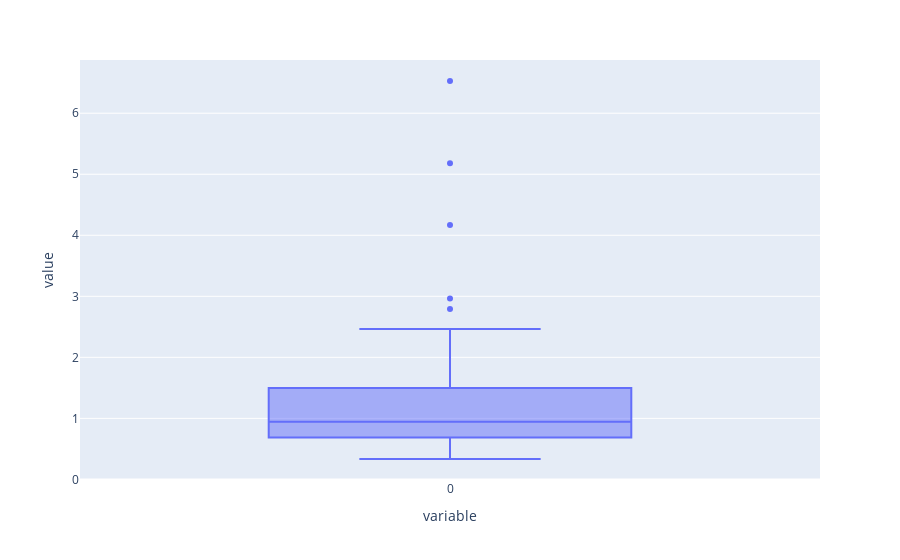

The code cell stored with this chart in its notebook:
### Markdown cell above
## Test RMWD variance contribution (bures distance)

### Code cell
from dynaprot.evaluation import metrics

rmwds = []
for prot in tqdm(dataloader):
    pred = model(prot["aatype"].argmax(dim=-1).to(device), Rigid.from_tensor_4x4(prot["frames"].to(device)), prot["resi_pad_mask"].to(device))
    mask = prot["resi_pad_mask"].bool().to(device)
    true_covars = prot["dynamics_covars"].to(device).float()[mask]
    predicted_covars =  pred["covars"][mask]

    rmwds.append(torch.sqrt(metrics.bures_distance(predicted_covars,true_covars)).item())

px.box(rmwds)

### Figure 1 — Plotly figure (JSON) as saved in the notebook; plotly's stock layout.template omitted (floating-point values rounded to 4 significant figures)
{"data": [{"alignmentgroup": "True", "hovertemplate": "variable=%{x}<br>value=%{y}<extra></extra>", "legendgroup": "", "marker": {"color": "#636efa"}, "name": "", "notched": false, "offsetgroup": "", "orientation": "v", "showlegend": false, "type": "box", "x": ["0", "0", "0", "0", "0", "0", "0", "0", "0", "0", "0", "0", "0", "0", "0", "0", "0", "0", "0", "0", "0", "0", "0", "0", "0", "0", "0", "0", "0", "0", "0", "0", "0", "0", "0", "0", "0", "0", "0", "0", "0", "0", "0", "0", "0", "0", "0", "0", "0", "0", "0", "0", "0", "0", "0", "0", "0", "0", "0", "0", "0", "0", "0", "0", "0", "0", "0", "0", "0", "0", "0", "0", "0", "0", "0", "0", "0", "0", "0", "0", "0", "0"], "x0": " ", "xaxis": "x", "y": [0.6874, 0.9746, 0.3344, 2.0, 1.436, 1.665, 0.9422, 2.792, 2.178, 0.4642, 1.496, 0.5781, 1.318, 1.485, 1.078, 0.52, 1.005, 0.4575, 0.6999, 2.004, 0.4834, 0.5484, 0.9953, 0.6442, 1.271, 0.8257, 4.169, 1.732, 0.6087, 2.142, 0.5073, 0.8996, 1.056, 1.25, 0.797, 0.6997, 1.109, 2.039, 0.6599, 1.1, 0.7529, 0.383, 5.182, 2.434, 0.8919, 0.8218, 1.175, 0.6006, 2.192, 0.6189, 2.466, 0.9323, 0.3424, 0.7811, 0.7857, 0.8834, 1.007, 0.8436, 0.9699, 6.528, 0.8839, 0.8321, 0.897, 0.9689, 1.41, 1.559, 0.512, 0.9455, 0.6333, 1.836, 0.6481, 2.187, 0.8092, 0.6659, 2.135, 0.4972, 1.495, 0.8842, 0.929, 1.192, 1.808, 2.963], "y0": " ", "yaxis": "y"}], "layout": {"boxmode": "group", "legend": {"tracegroupgap": 0}, "margin": {"t": 60}, "xaxis": {"anchor": "y", "domain": [0, 1], "title": {"text": "variable"}}, "yaxis": {"anchor": "x", "domain": [0, 1], "title": {"text": "value"}}}}
